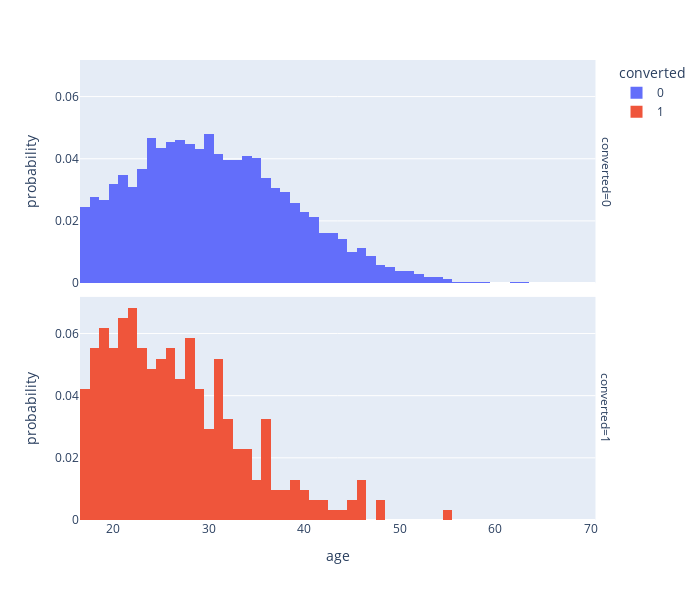
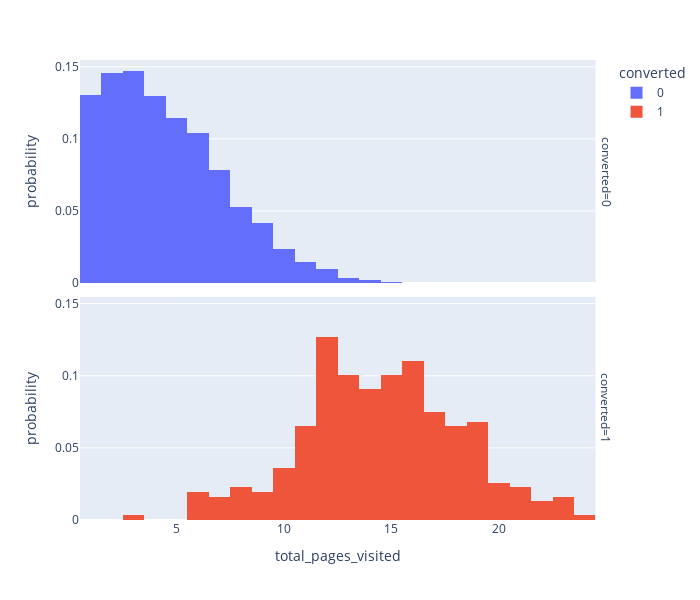

Source (notebook cell) for these figures, in order:
### Markdown cell above
## Distribution of Numerical Variables

### Code cell
# Univariate analysis
# Distribution of each numeric variable
num_features = ["age", "total_pages_visited"]
for f in num_features:
    fig = px.histogram(
        data_sample,
        f,
        color="converted",
        facet_row="converted",
        histnorm="probability",
        height=600,
        width=700
    )
    fig.show()

### Figure 1 — Plotly figure (JSON) as saved in the notebook; plotly's stock layout.template omitted (floating-point values rounded to 4 significant figures; data arrays with more than 128 entries replaced by an {"elided": "..."} marker saying what was removed)
{"data": [{"alignmentgroup": "True", "bingroup": "x", "histnorm": "probability", "hovertemplate": "converted=0<br>age=%{x}<br>probability=%{y}<extra></extra>", "legendgroup": "0", "marker": {"color": "#636efa", "pattern": {"shape": ""}}, "name": "0", "offsetgroup": "0", "orientation": "v", "showlegend": true, "type": "histogram", "x": {"elided": "9692 int values"}, "xaxis": "x2", "yaxis": "y2"}, {"alignmentgroup": "True", "bingroup": "x", "histnorm": "probability", "hovertemplate": "converted=1<br>age=%{x}<br>probability=%{y}<extra></extra>", "legendgroup": "1", "marker": {"color": "#EF553B", "pattern": {"shape": ""}}, "name": "1", "offsetgroup": "1", "orientation": "v", "showlegend": true, "type": "histogram", "x": {"elided": "308 int values"}, "xaxis": "x", "yaxis": "y"}], "layout": {"annotations": [{"font": {}, "showarrow": false, "text": "converted=1", "textangle": 90, "x": 0.98, "xanchor": "left", "xref": "paper", "y": 0.2425, "yanchor": "middle", "yref": "paper"}, {"font": {}, "showarrow": false, "text": "converted=0", "textangle": 90, "x": 0.98, "xanchor": "left", "xref": "paper", "y": 0.7575, "yanchor": "middle", "yref": "paper"}], "barmode": "relative", "height": 600, "legend": {"title": {"text": "converted"}, "tracegroupgap": 0}, "margin": {"t": 60}, "width": 700, "xaxis": {"anchor": "y", "domain": [0, 0.98], "title": {"text": "age"}}, "xaxis2": {"anchor": "y2", "domain": [0, 0.98], "matches": "x", "showticklabels": false}, "yaxis": {"anchor": "x", "domain": [0, 0.485], "title": {"text": "probability"}}, "yaxis2": {"anchor": "x2", "domain": [0.515, 1], "matches": "y", "title": {"text": "probability"}}}}

### Figure 2 — Plotly figure (JSON) as saved in the notebook; plotly's stock layout.template omitted (floating-point values rounded to 4 significant figures; data arrays with more than 128 entries replaced by an {"elided": "..."} marker saying what was removed)
{"data": [{"alignmentgroup": "True", "bingroup": "x", "histnorm": "probability", "hovertemplate": "converted=0<br>total_pages_visited=%{x}<br>probability=%{y}<extra></extra>", "legendgroup": "0", "marker": {"color": "#636efa", "pattern": {"shape": ""}}, "name": "0", "offsetgroup": "0", "orientation": "v", "showlegend": true, "type": "histogram", "x": {"elided": "9692 int values"}, "xaxis": "x2", "yaxis": "y2"}, {"alignmentgroup": "True", "bingroup": "x", "histnorm": "probability", "hovertemplate": "converted=1<br>total_pages_visited=%{x}<br>probability=%{y}<extra></extra>", "legendgroup": "1", "marker": {"color": "#EF553B", "pattern": {"shape": ""}}, "name": "1", "offsetgroup": "1", "orientation": "v", "showlegend": true, "type": "histogram", "x": {"elided": "308 int values"}, "xaxis": "x", "yaxis": "y"}], "layout": {"annotations": [{"font": {}, "showarrow": false, "text": "converted=1", "textangle": 90, "x": 0.98, "xanchor": "left", "xref": "paper", "y": 0.2425, "yanchor": "middle", "yref": "paper"}, {"font": {}, "showarrow": false, "text": "converted=0", "textangle": 90, "x": 0.98, "xanchor": "left", "xref": "paper", "y": 0.7575, "yanchor": "middle", "yref": "paper"}], "barmode": "relative", "height": 600, "legend": {"title": {"text": "converted"}, "tracegroupgap": 0}, "margin": {"t": 60}, "width": 700, "xaxis": {"anchor": "y", "domain": [0, 0.98], "title": {"text": "total_pages_visited"}}, "xaxis2": {"anchor": "y2", "domain": [0, 0.98], "matches": "x", "showticklabels": false}, "yaxis": {"anchor": "x", "domain": [0, 0.485], "title": {"text": "probability"}}, "yaxis2": {"anchor": "x2", "domain": [0.515, 1], "matches": "y", "title": {"text": "probability"}}}}
